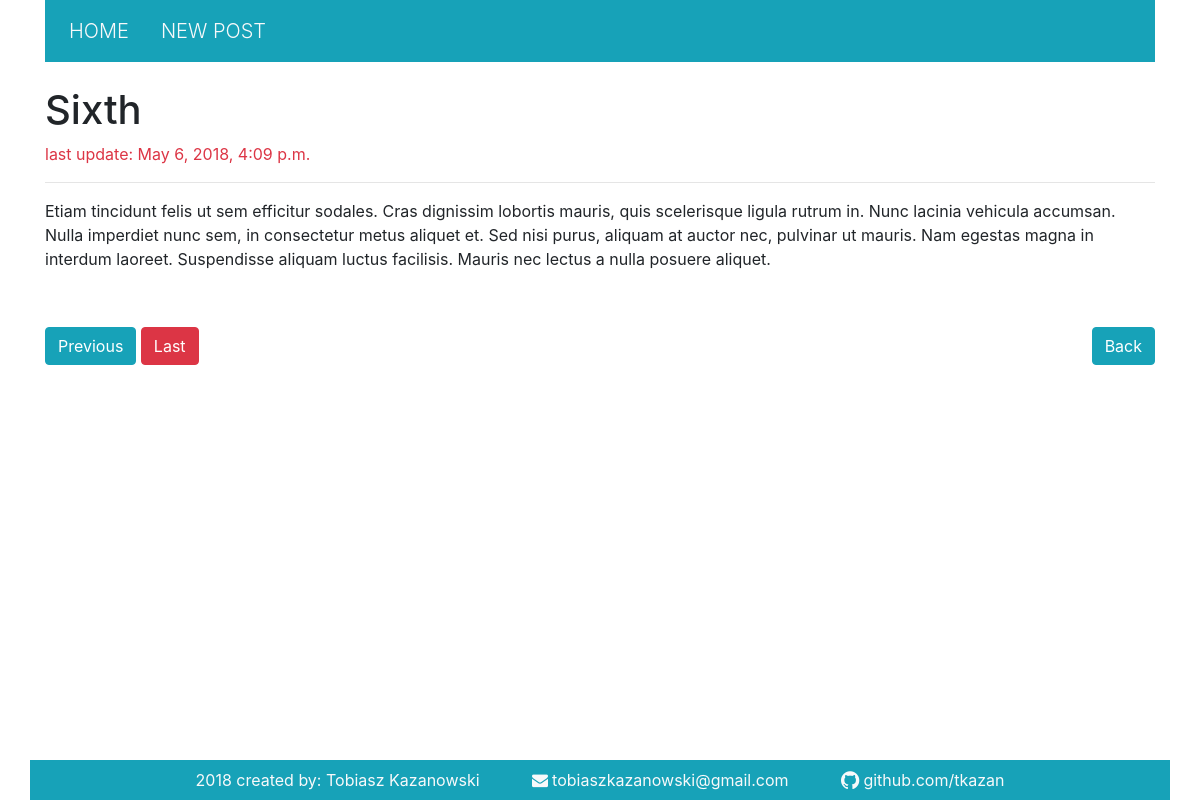
/post/7, run on an earlier commit of the app's database.
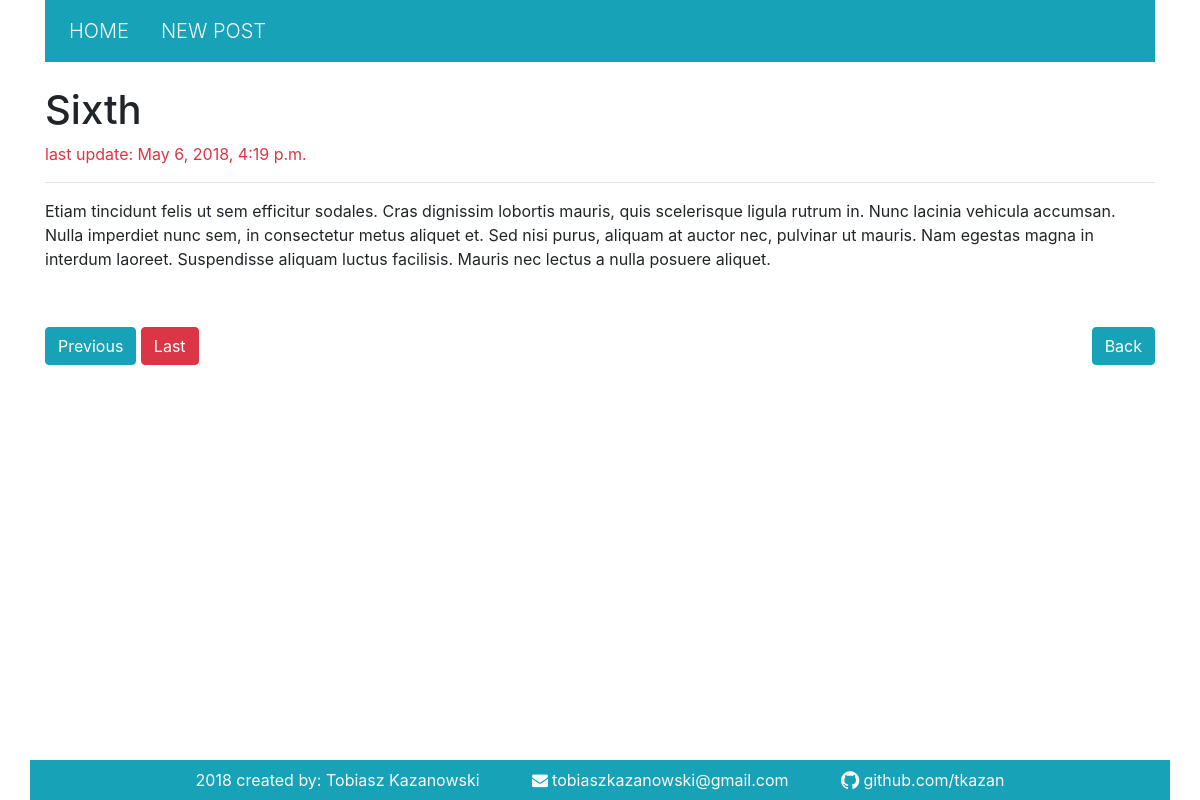
And on a later commit of the database.
### BlogApp/models.py (models this page shows, shortened)
class Post(models.Model):
    title = models.CharField(max_length=128)
    description = models.TextField()
    created_at = models.DateTimeField(auto_now_add=True)
    updated_at = models.DateTimeField(auto_now=True)

### BlogApp/views.py (the view)
# urls.py: url(r'^post/(?P<id>(\d)+)$', show_post, name='post'),
def show_post(request, id):
    post = get_object_or_404(Post, pk=id)
    ctx = {
        "post": post,
    }
    return render(request, 'post.html', ctx)

### BlogApp/templates/post.html (shortened to what this page needs)
{% extends 'base.html'%}
{% block content %}
    <h1>{{ post.title }}</h1>
    <p class="text-danger">last update: {{ post.updated_at }}</p>
    <hr>
    <p>{{ post.description|safe|linebreaks }}</p>
    <div class="float-left">
        {% if post.get_previous_by_created_at.id %}
        <a href="{% url 'post' post.get_previous_by_created_at.id %}"><button class="btn btn-info">Previous</button></a>
        {% else %}
        <button class="btn btn-danger">Last</button>
        {% endif %}
        {% if post.get_next_by_created_at.id %}
        <a href="{% url 'post' post.get_next_by_created_at.id %}"><button class="btn btn-info">Next</button></a>
        {% else %}
        <button class="btn btn-danger">Last</button>
        {% endif %}
    </div>
    <a href="{% url 'home' %}"><button class="btn btn-info float-right">Back</button></a>
{% endblock %}

What changed in the data, as far as the page shows it:
changed Post "Sixth": updated_at "May 6, 2018, 4:09 p.m." → "May 6, 2018, 4:19 p.m."
